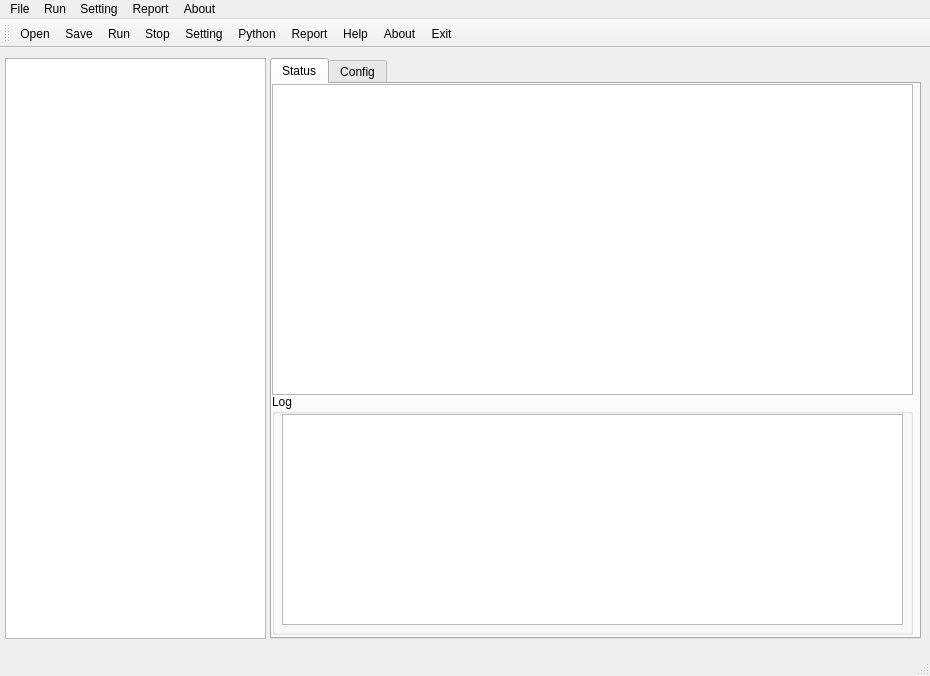
<?xml version="1.0" encoding="UTF-8"?>
<ui version="4.0">
 <class>MainWindow</class>
 <widget class="QMainWindow" name="MainWindow">
  <property name="geometry">
   <rect>
    <x>0</x>
    <y>0</y>
    <width>930</width>
    <height>676</height>
   </rect>
  </property>
  <property name="windowTitle">
   <string>VAT</string>
  </property>
  <property name="windowIcon">
   <iconset>
    <normaloff>resource/gui/vat.ico</normaloff>resource/gui/vat.ico</iconset>
  </property>
  <widget class="QWidget" name="centralwidget">
   <widget class="QTabWidget" name="tabWidget">
    <property name="geometry">
     <rect>
      <x>270</x>
      <y>10</y>
      <width>651</width>
      <height>581</height>
     </rect>
    </property>
    <property name="currentIndex">
     <number>0</number>
    </property>
    <widget class="QWidget" name="tab">
     <attribute name="title">
      <string>Status</string>
     </attribute>
     <widget class="QGroupBox" name="groupBoxLog">
      <property name="geometry">
       <rect>
        <x>0</x>
        <y>310</y>
        <width>641</width>
        <height>241</height>
       </rect>
      </property>
      <property name="title">
       <string>Log</string>
      </property>
      <widget class="QTextEdit" name="textEditLog">
       <property name="geometry">
        <rect>
         <x>10</x>
         <y>20</y>
         <width>621</width>
         <height>211</height>
        </rect>
       </property>
      </widget>
     </widget>
     <widget class="QTableView" name="tableViewCaseRunDetail">
      <property name="geometry">
       <rect>
        <x>0</x>
        <y>0</y>
        <width>641</width>
        <height>311</height>
       </rect>
      </property>
     </widget>
    </widget>
    <widget class="QWidget" name="tab_2">
     <attribute name="title">
      <string>Config</string>
     </attribute>
     <widget class="QTextEdit" name="textEditConfig">
      <property name="geometry">
       <rect>
        <x>0</x>
        <y>0</y>
        <width>651</width>
        <height>561</height>
       </rect>
      </property>
     </widget>
    </widget>
   </widget>
   <widget class="QTreeView" name="case_list">
    <property name="geometry">
     <rect>
      <x>5</x>
      <y>10</y>
      <width>261</width>
      <height>581</height>
     </rect>
    </property>
   </widget>
  </widget>
  <widget class="QMenuBar" name="menubar">
   <property name="geometry">
    <rect>
     <x>0</x>
     <y>0</y>
     <width>930</width>
     <height>23</height>
    </rect>
   </property>
   <widget class="QMenu" name="menuFile">
    <property name="title">
     <string>File</string>
    </property>
    <addaction name="actionOpen"/>
    <addaction name="actionSave_2"/>
   </widget>
   <widget class="QMenu" name="menuRun">
    <property name="title">
     <string>Run</string>
    </property>
    <addaction name="actionRun"/>
    <addaction name="actionStop"/>
    <addaction name="actionAdd"/>
   </widget>
   <widget class="QMenu" name="menuSetting">
    <property name="title">
     <string>Setting</string>
    </property>
    <addaction name="actionSetting"/>
    <addaction name="actionPython"/>
   </widget>
   <widget class="QMenu" name="menuReport">
    <property name="title">
     <string>Report</string>
    </property>
    <addaction name="actionReport"/>
   </widget>
   <widget class="QMenu" name="menuAbout">
    <property name="title">
     <string>About</string>
    </property>
    <addaction name="actionHelp"/>
    <addaction name="actionAbout"/>
    <addaction name="actionExit"/>
   </widget>
   <addaction name="menuFile"/>
   <addaction name="menuRun"/>
   <addaction name="menuSetting"/>
   <addaction name="menuReport"/>
   <addaction name="menuAbout"/>
  </widget>
  <widget class="QStatusBar" name="statusbar"/>
  <widget class="QToolBar" name="toolBar">
   <property name="windowTitle">
    <string>toolBar</string>
   </property>
   <attribute name="toolBarArea">
    <enum>TopToolBarArea</enum>
   </attribute>
   <attribute name="toolBarBreak">
    <bool>false</bool>
   </attribute>
   <addaction name="actionOpen"/>
   <addaction name="actionSave_2"/>
   <addaction name="actionRun"/>
   <addaction name="actionStop"/>
   <addaction name="actionSetting"/>
   <addaction name="actionPython"/>
   <addaction name="actionReport"/>
   <addaction name="actionHelp"/>
   <addaction name="actionAbout"/>
   <addaction name="actionExit"/>
  </widget>
  <action name="actionRun">
   <property name="icon">
    <iconset>
     <normaloff>resource/gui/play.ico</normaloff>resource/gui/play.ico</iconset>
   </property>
   <property name="text">
    <string>Run</string>
   </property>
  </action>
  <action name="actionStop">
   <property name="icon">
    <iconset>
     <normaloff>resource/gui/stop.ico</normaloff>resource/gui/stop.ico</iconset>
   </property>
   <property name="text">
    <string>Stop</string>
   </property>
  </action>
  <action name="actionReport">
   <property name="icon">
    <iconset>
     <normaloff>resource/gui/report.ico</normaloff>resource/gui/report.ico</iconset>
   </property>
   <property name="text">
    <string>Report</string>
   </property>
  </action>
  <action name="actionHelp">
   <property name="icon">
    <iconset>
     <normaloff>resource/gui/help.ico</normaloff>resource/gui/help.ico</iconset>
   </property>
   <property name="text">
    <string>Help</string>
   </property>
  </action>
  <action name="actionAbout">
   <property name="icon">
    <iconset resource="icon.qrc">
     <normaloff>:/icon/resource/gui/about.ico</normaloff>:/icon/resource/gui/about.ico</iconset>
   </property>
   <property name="text">
    <string>About</string>
   </property>
  </action>
  <action name="actionSetting">
   <property name="icon">
    <iconset resource="icon.qrc">
     <normaloff>:/icon/resource/gui/Configure.ico</normaloff>:/icon/resource/gui/Configure.ico</iconset>
   </property>
   <property name="text">
    <string>Setting</string>
   </property>
  </action>
  <action name="actionAdd">
   <property name="text">
    <string>Add</string>
   </property>
  </action>
  <action name="actionOpen">
   <property name="icon">
    <iconset resource="icon.qrc">
     <normaloff>:/icon/resource/gui/open.ico</normaloff>:/icon/resource/gui/open.ico</iconset>
   </property>
   <property name="text">
    <string>Open</string>
   </property>
  </action>
  <action name="actionPython">
   <property name="icon">
    <iconset resource="icon.qrc">
     <normaloff>:/icon/resource/gui/python.ico</normaloff>:/icon/resource/gui/python.ico</iconset>
   </property>
   <property name="text">
    <string>Python</string>
   </property>
  </action>
  <action name="actionSave_2">
   <property name="icon">
    <iconset resource="icon.qrc">
     <normaloff>:/icon/resource/gui/save.ico</normaloff>:/icon/resource/gui/save.ico</iconset>
   </property>
   <property name="text">
    <string>Save</string>
   </property>
  </action>
  <action name="actionExit">
   <property name="icon">
    <iconset resource="icon.qrc">
     <normaloff>:/icon/resource/gui/exit_.ico</normaloff>:/icon/resource/gui/exit_.ico</iconset>
   </property>
   <property name="text">
    <string>Exit</string>
   </property>
  </action>
 </widget>
 <resources>
  <include location="icon.qrc"/>
 </resources>
 <connections/>
</ui>
